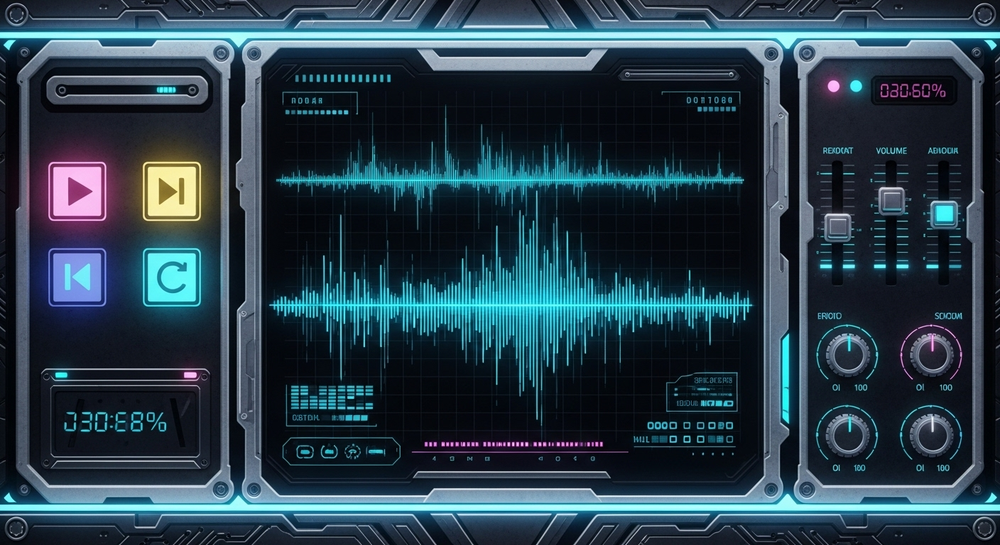
#> input picture attached_assets/generated_images/Audio_UI_components_02e6f349.png, 1000 x 545 px, shrunk from 1408 x 768 before the run
$ python -i image_processor.py   (imports and definitions only)
#> lines starting #> are read from the running program, lines starting #| are printed output that depends on the picture
#> further down, picture is the input picture: PIL image 1000x545 RGB; mean R, G, B 41, 62.5, 75.5
"""
Advanced Pillow-based image post-processor for AI-generated assets.

This module provides intelligent image processing capabilities including:
- Automatic transparency removal and cropping
- Frame detection and splitting for UI borders
- Size optimization and format conversion
- Integration with asset generation subgraphs
"""

import logging
from pathlib import Path
from typing import Optional, Tuple, List, Dict, Any
from PIL import Image, ImageFilter, ImageOps

try:
    import numpy as np
    NUMPY_AVAILABLE = True
except ImportError:
    NUMPY_AVAILABLE = False
    np = None

logger = logging.getLogger(__name__)


class ImageProcessor:
    """Advanced image processing for AI-generated game assets."""

    def __init__(self, quality: int = 95, optimize: bool = True):
        """
        Initialize image processor.

        Args:
            quality: JPEG quality for compressed outputs (1-95)
            optimize: Whether to optimize file sizes
        """
        self.quality = quality
        self.optimize = optimize

    # [33 lines left out: function remove_excess_transparency, not called in this run]

    def detect_frame_pattern(self, image: Image.Image, threshold: float = 0.1) -> Dict[str, Any]:
        """
        Detect if image is a frame with transparent center and content on edges.

        Args:
            image: PIL Image to analyze
            threshold: Transparency threshold (0-1) for center detection

        Returns:
            Dict with frame detection results and metadata
        """
#> called with threshold = 0.1

        if not NUMPY_AVAILABLE:
            # Simple fallback without numpy for RGB frames
            if image.mode == 'RGB':
                # Quick heuristic: check if corners have content but center is dark/empty
                width, height = image.size
                corner_brightness = []
                center_x, center_y = width // 2, height // 2

                # Sample corner pixels
                corners = [(50, 50), (width-50, 50), (50, height-50), (width-50, height-50)]
                for x, y in corners:
                    r, g, b = image.getpixel((x, y))
                    brightness = (r + g + b) / 3
                    corner_brightness.append(brightness)

                # Sample center pixels
                center_pixels = [(center_x, center_y), (center_x-20, center_y), (center_x+20, center_y)]
                center_brightness = []
                for x, y in center_pixels:
                    r, g, b = image.getpixel((x, y))
                    brightness = (r + g + b) / 3
                    center_brightness.append(brightness)

                avg_corner = sum(corner_brightness) / len(corner_brightness)
                avg_center = sum(center_brightness) / len(center_brightness)

                # Detect both types: dark borders with light center OR light borders with dark center
                is_dark_border_frame = avg_corner < 50 and avg_center > 150 and (avg_center - avg_corner) > 100
                is_light_border_frame = avg_corner > 150 and avg_center < 50 and (avg_corner - avg_center) > 100
                is_frame = is_dark_border_frame or is_light_border_frame

                frame_type = "dark_border" if is_dark_border_frame else "light_border" if is_light_border_frame else "none"

                return {
                    "is_frame": is_frame,
                    "reason": "Fallback detection without numpy",
                    "border_size": min(width, height) // 8,  # Default border size
                    "frame_type": frame_type,
                    "edge_opacities": {"fallback": "simple detection"},
                    "center_opacity": avg_center / 255,
                    "center_bounds": (width//4, height//4, 3*width//4, 3*height//4),
                    "analysis": f"Corner: {avg_corner:.1f}, Center: {avg_center:.1f}, Type: {frame_type}"
                }
            else:
                return {"is_frame": False, "reason": "NumPy not available for advanced frame detection"}

        # Handle both RGBA and RGB images
        if image.mode not in ('RGBA', 'LA', 'RGB'):
            return {"is_frame": False, "reason": "Unsupported image mode"}

        width, height = image.size
#> width = 1000; height = 545

        if image.mode in ('RGBA', 'LA'):
            # For images with alpha channel
            analysis_channel = np.array(image.getchannel('A'))
        else:
            # For RGB images, convert to grayscale and look for solid backgrounds
            gray = image.convert('L')
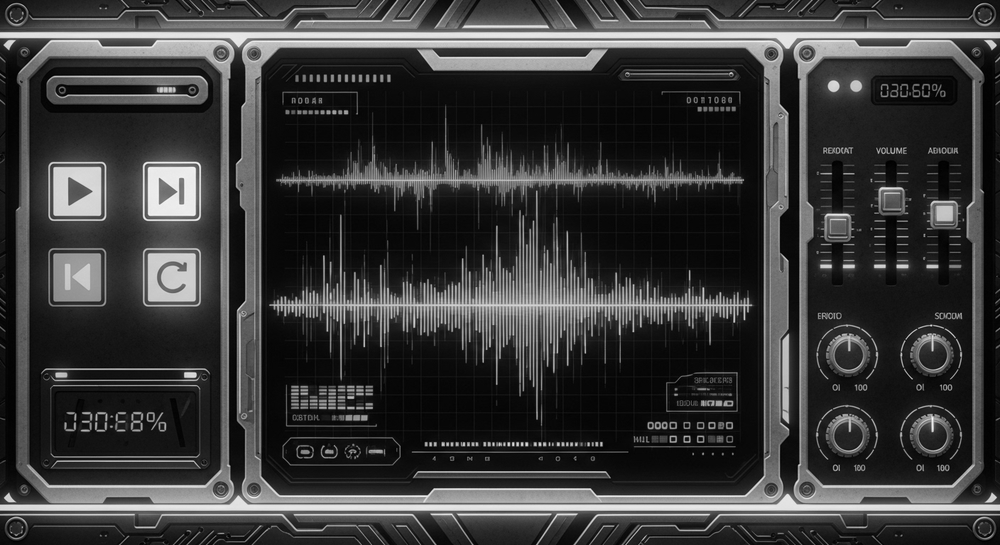
#> gray: PIL image 1000x545 L; min 0, max 250, mean 57.6
            analysis_channel = np.array(gray)
            # Invert logic - dark areas (like black backgrounds) should be treated as "transparent"
            analysis_channel = 255 - analysis_channel
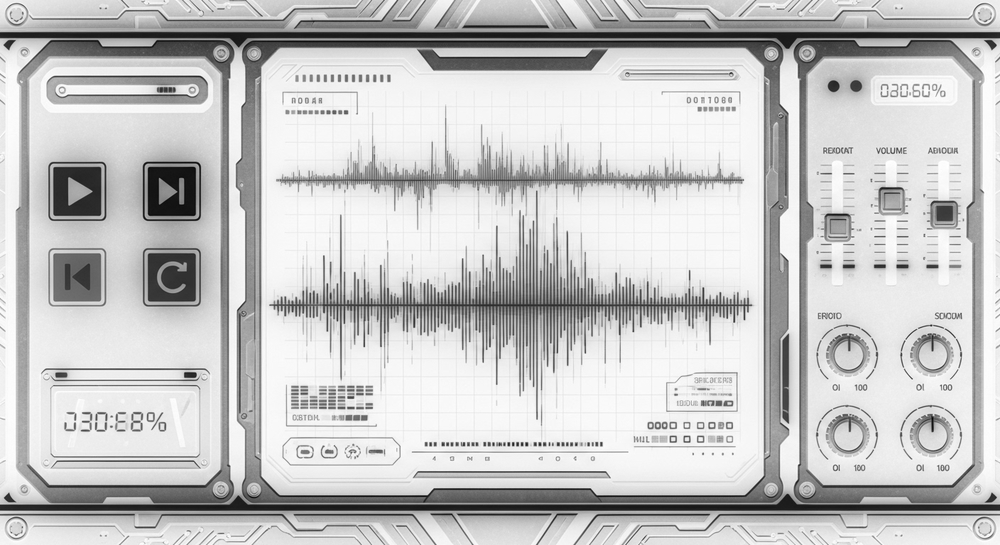
#> analysis_channel: shape (545, 1000); min 5, max 255, mean 197.4

        # Define regions for analysis - more aggressive detection
        border_size = min(width, height) // 6  # Larger border detection
#> border_size = 90
        center_margin = min(width, height) // 6  # Smaller center margin
#> center_margin = 90

        # Extract regions
        top_border = analysis_channel[:border_size, :]
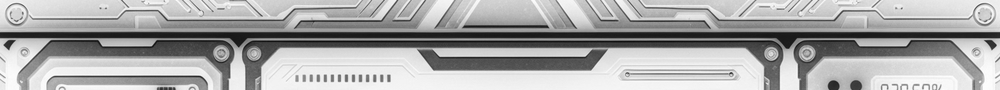
#> top_border: shape (90, 1000); min 11, max 254, mean 168
        bottom_border = analysis_channel[-border_size:, :]
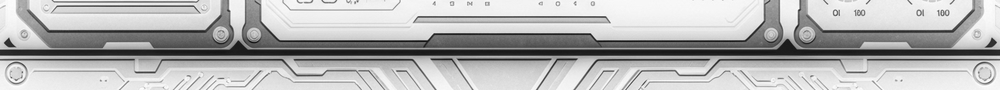
#> bottom_border: shape (90, 1000); min 16, max 254, mean 179.9
        left_border = analysis_channel[:, :border_size]
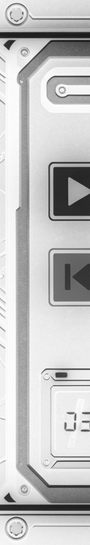
#> left_border: shape (545, 90); min 26, max 255, mean 195.2
        right_border = analysis_channel[:, -border_size:]
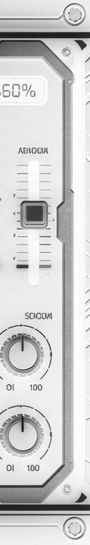
#> right_border: shape (545, 90); min 5, max 255, mean 207.2

        center_x1 = center_margin
#> center_x1 = 90
        center_x2 = width - center_margin
#> center_x2 = 910
        center_y1 = center_margin
#> center_y1 = 90
        center_y2 = height - center_margin
#> center_y2 = 455
        center = analysis_channel[center_y1:center_y2, center_x1:center_x2]
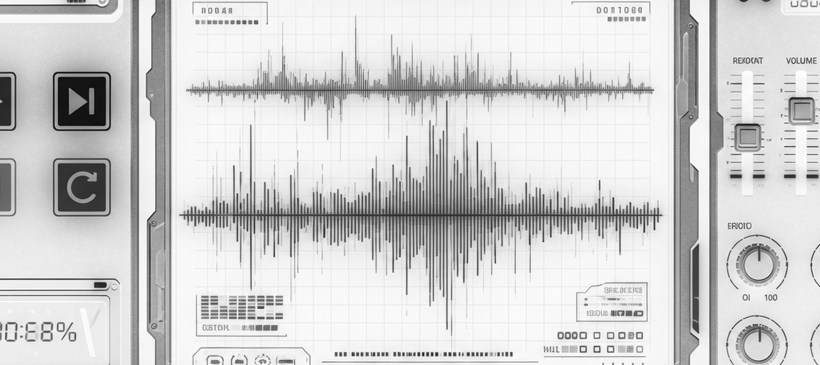
#> center: shape (365, 820); min 7, max 255, mean 209.1

        # Calculate opacity percentages
        def calc_opacity(region):
            if region.size == 0:
                return 0
            return np.mean(region > 128) # Pixels with >50% alpha

        edge_opacities = {
            'top': calc_opacity(top_border),
            'bottom': calc_opacity(bottom_border),
            'left': calc_opacity(left_border),
            'right': calc_opacity(right_border)
        }
#> edge_opacities = {'top': 0.732, 'bottom': 0.759, 'left': 0.856, 'right': 0.909}

        center_opacity = calc_opacity(center)
#> center_opacity = 0.902
        min_edge_opacity = min(edge_opacities.values())
#> min_edge_opacity = 0.732

        # Frame detection logic - more sensitive
        is_frame = (
            min_edge_opacity > threshold and           # All edges have content
            center_opacity < (threshold * 3) and      # Center is mostly transparent
            (min_edge_opacity - center_opacity) > 0.2 # Clear difference between edges and center
        )
#> is_frame = False

        return {
            "is_frame": is_frame,
            "edge_opacities": edge_opacities,
            "center_opacity": center_opacity,
            "border_size": border_size,
            "center_bounds": (center_x1, center_y1, center_x2, center_y2),
            "analysis": f"Edges: {min_edge_opacity:.2f}, Center: {center_opacity:.2f}, Mode: {image.mode}"
        }

    def split_frame_image(self, image: Image.Image, output_dir: Path) -> List[Path]:
        """
        Split frame image into corner and edge components.

        Args:
            image: Frame image to split
            output_dir: Directory to save split components

        Returns:
            List of paths to generated frame components
        """
        frame_info = self.detect_frame_pattern(image)
#> frame_info = 6 items
        if not frame_info["is_frame"]:
            logger.warning(f"Image is not detected as frame: {frame_info['analysis']}")
            return []

        output_dir.mkdir(parents=True, exist_ok=True)
        width, height = image.size
        border = frame_info["border_size"]

        # Define split regions
        regions = {
            "top-left": (0, 0, border, border),
            "top": (border, 0, width - border, border),
            "top-right": (width - border, 0, width, border),
            "left": (0, border, border, height - border),
            "center": frame_info["center_bounds"],
            "right": (width - border, border, width, height - border),
            "bottom-left": (0, height - border, border, height),
            "bottom": (border, height - border, width - border, height),
            "bottom-right": (width - border, height - border, width, height)
        }

        saved_files = []
        base_name = output_dir.name

        for region_name, (x1, y1, x2, y2) in regions.items():
            # Skip center for frames
            if region_name == "center":
                continue

            region_img = image.crop((x1, y1, x2, y2))

            # Remove excess transparency from each piece
            region_img = self.remove_excess_transparency(region_img, padding=2)

            # Save component
            output_path = output_dir / f"{base_name}-{region_name}.png"
            region_img.save(output_path, "PNG", optimize=self.optimize)
            saved_files.append(output_path)

            logger.info(f"Saved frame component: {output_path}")

        return saved_files

    # [104 lines left out: functions optimize_image, process_asset, process_image_cli, not called in this run]

>>> from PIL import Image
>>> picture = Image.open('../../../attached_assets/generated_images/Audio_UI_components_02e6f349.png')
>>> result = ImageProcessor().split_frame_image(picture, 'out.png')
#> result = []

$ run again, on attached_assets/generated_images/Audio_generation_interface_90be6367.png
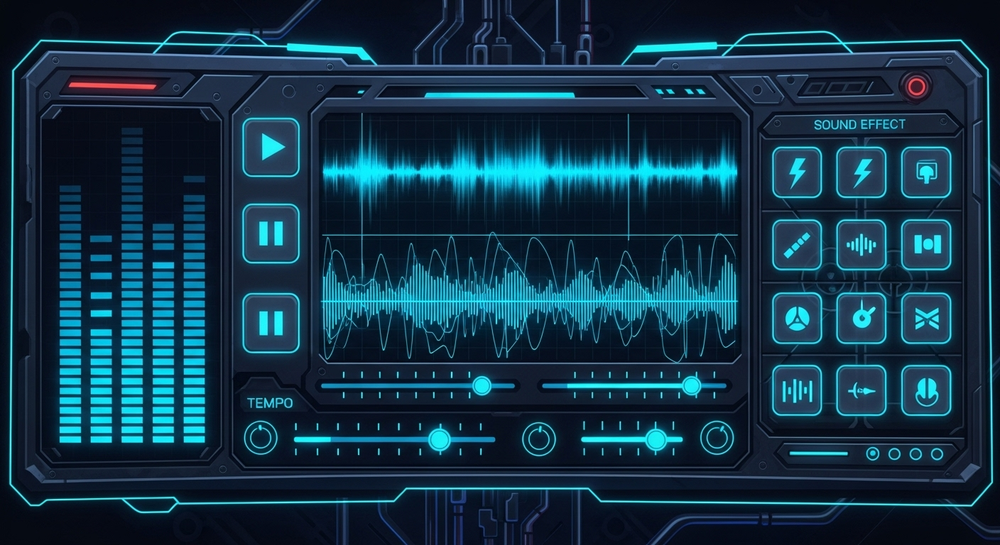
#> input picture attached_assets/generated_images/Audio_generation_interface_90be6367.png, 1000 x 545 px, shrunk from 1408 x 768 before the run
#> picture is the input picture: PIL image 1000x545 RGB; mean R, G, B 17.7, 51.3, 70.8
#> in detect_frame_pattern, `right_border = analysis_channel[:, -border_size:]`:
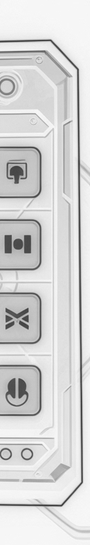
#> right_border: shape (545, 90); min 52, max 250, mean 213.3
#> in detect_frame_pattern, `center = analysis_channel[center_y1:center_y2, center_x1:center_x2]`:
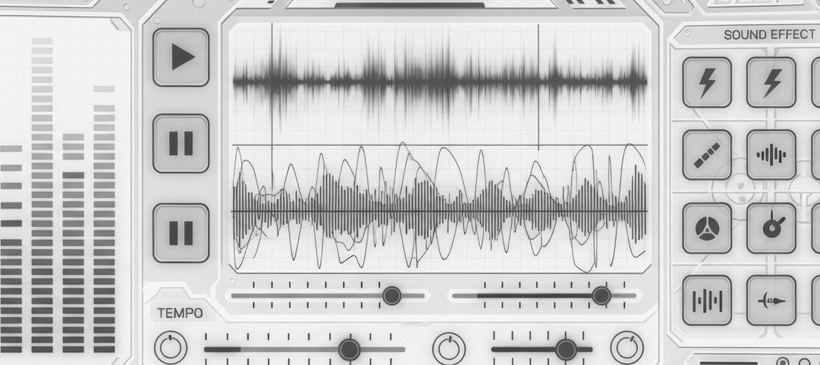
#> center: shape (365, 820); min 40, max 251, mean 203.8
#> edge_opacities = {'top': 0.956, 'bottom': 0.981, 'left': 0.947, 'right': 0.942}
#> center_opacity = 0.898
#> min_edge_opacity = 0.942
#> is_frame = False
#> frame_info = 6 items
#> result = []
